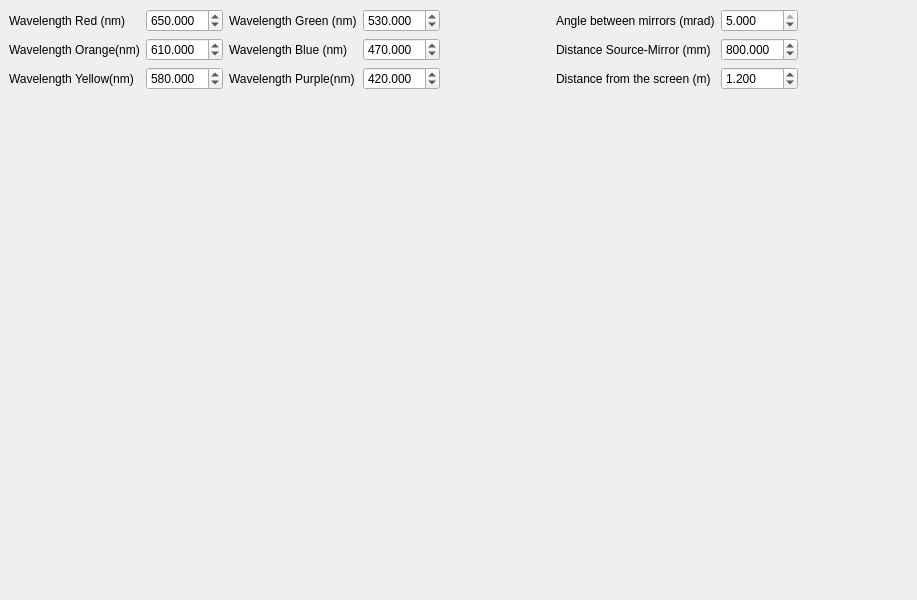
<?xml version="1.0" encoding="UTF-8"?>
<ui version="4.0">
 <class>MainWindow</class>
 <widget class="QMainWindow" name="MainWindow">
  <property name="geometry">
   <rect>
    <x>0</x>
    <y>0</y>
    <width>917</width>
    <height>600</height>
   </rect>
  </property>
  <property name="windowTitle">
   <string>FresnelMirror</string>
  </property>
  <widget class="QWidget" name="centralWidget">
   <layout class="QVBoxLayout" name="verticalLayout_2">
    <item>
     <layout class="QGridLayout" name="gridLayout_2">
      <item row="0" column="2">
       <widget class="QDoubleSpinBox" name="SpinBox_LambdaR">
        <property name="locale">
         <locale language="English" country="UnitedStates"/>
        </property>
        <property name="suffix">
         <string/>
        </property>
        <property name="decimals">
         <number>3</number>
        </property>
        <property name="minimum">
         <double>100.000000000000000</double>
        </property>
        <property name="maximum">
         <double>2000.000000000000000</double>
        </property>
        <property name="singleStep">
         <double>0.100000000000000</double>
        </property>
        <property name="value">
         <double>650.000000000000000</double>
        </property>
       </widget>
      </item>
      <item row="0" column="1">
       <widget class="QLabel" name="label">
        <property name="text">
         <string>Wavelength Red (nm)</string>
        </property>
       </widget>
      </item>
      <item row="1" column="2">
       <widget class="QDoubleSpinBox" name="SpinBox_LambdaO">
        <property name="locale">
         <locale language="English" country="UnitedStates"/>
        </property>
        <property name="decimals">
         <number>3</number>
        </property>
        <property name="minimum">
         <double>100.000000000000000</double>
        </property>
        <property name="maximum">
         <double>2000.000000000000000</double>
        </property>
        <property name="singleStep">
         <double>0.100000000000000</double>
        </property>
        <property name="value">
         <double>610.000000000000000</double>
        </property>
       </widget>
      </item>
      <item row="1" column="1">
       <widget class="QLabel" name="label_5">
        <property name="text">
         <string>Wavelength Orange(nm)</string>
        </property>
       </widget>
      </item>
      <item row="2" column="2">
       <widget class="QDoubleSpinBox" name="SpinBox_LambdaY">
        <property name="locale">
         <locale language="English" country="UnitedStates"/>
        </property>
        <property name="decimals">
         <number>3</number>
        </property>
        <property name="minimum">
         <double>100.000000000000000</double>
        </property>
        <property name="maximum">
         <double>2000.000000000000000</double>
        </property>
        <property name="singleStep">
         <double>0.100000000000000</double>
        </property>
        <property name="value">
         <double>580.000000000000000</double>
        </property>
       </widget>
      </item>
      <item row="0" column="9">
       <widget class="QLabel" name="label_2">
        <property name="text">
         <string>Angle between mirrors (mrad)</string>
        </property>
       </widget>
      </item>
      <item row="0" column="6">
       <widget class="QLabel" name="label_7">
        <property name="text">
         <string>Wavelength Green (nm)</string>
        </property>
       </widget>
      </item>
      <item row="2" column="1">
       <widget class="QLabel" name="label_6">
        <property name="text">
         <string>Wavelength Yellow(nm)</string>
        </property>
       </widget>
      </item>
      <item row="0" column="10">
       <widget class="QDoubleSpinBox" name="SpinBox_Angle">
        <property name="locale">
         <locale language="English" country="UnitedStates"/>
        </property>
        <property name="suffix">
         <string/>
        </property>
        <property name="decimals">
         <number>3</number>
        </property>
        <property name="maximum">
         <double>5.000000000000000</double>
        </property>
        <property name="singleStep">
         <double>0.001000000000000</double>
        </property>
        <property name="value">
         <double>5.000000000000000</double>
        </property>
       </widget>
      </item>
      <item row="0" column="7">
       <widget class="QDoubleSpinBox" name="SpinBox_LambdaG">
        <property name="locale">
         <locale language="English" country="UnitedStates"/>
        </property>
        <property name="decimals">
         <number>3</number>
        </property>
        <property name="minimum">
         <double>100.000000000000000</double>
        </property>
        <property name="maximum">
         <double>2000.000000000000000</double>
        </property>
        <property name="singleStep">
         <double>0.100000000000000</double>
        </property>
        <property name="value">
         <double>530.000000000000000</double>
        </property>
       </widget>
      </item>
      <item row="0" column="8">
       <spacer name="horizontalSpacer">
        <property name="orientation">
         <enum>Qt::Horizontal</enum>
        </property>
        <property name="sizeHint" stdset="0">
         <size>
          <width>40</width>
          <height>20</height>
         </size>
        </property>
       </spacer>
      </item>
      <item row="1" column="9">
       <widget class="QLabel" name="label_3">
        <property name="text">
         <string>Distance Source-Mirror (mm)</string>
        </property>
       </widget>
      </item>
      <item row="1" column="10">
       <widget class="QDoubleSpinBox" name="SpinBox_a">
        <property name="locale">
         <locale language="English" country="UnitedStates"/>
        </property>
        <property name="suffix">
         <string notr="true"/>
        </property>
        <property name="decimals">
         <number>3</number>
        </property>
        <property name="maximum">
         <double>1000.000000000000000</double>
        </property>
        <property name="singleStep">
         <double>0.050000000000000</double>
        </property>
        <property name="value">
         <double>800.000000000000000</double>
        </property>
       </widget>
      </item>
      <item row="2" column="9">
       <widget class="QLabel" name="label_4">
        <property name="text">
         <string>Distance from the screen (m)</string>
        </property>
       </widget>
      </item>
      <item row="2" column="10">
       <widget class="QDoubleSpinBox" name="SpinBox_D">
        <property name="locale">
         <locale language="English" country="UnitedStates"/>
        </property>
        <property name="suffix">
         <string notr="true"/>
        </property>
        <property name="decimals">
         <number>3</number>
        </property>
        <property name="maximum">
         <double>10.000000000000000</double>
        </property>
        <property name="singleStep">
         <double>0.100000000000000</double>
        </property>
        <property name="value">
         <double>1.200000000000000</double>
        </property>
       </widget>
      </item>
      <item row="1" column="6">
       <widget class="QLabel" name="label_8">
        <property name="text">
         <string>Wavelength Blue (nm)</string>
        </property>
       </widget>
      </item>
      <item row="2" column="6">
       <widget class="QLabel" name="label_9">
        <property name="text">
         <string>Wavelength Purple(nm)</string>
        </property>
       </widget>
      </item>
      <item row="1" column="7">
       <widget class="QDoubleSpinBox" name="SpinBox_LambdaB">
        <property name="locale">
         <locale language="English" country="UnitedStates"/>
        </property>
        <property name="decimals">
         <number>3</number>
        </property>
        <property name="minimum">
         <double>100.000000000000000</double>
        </property>
        <property name="maximum">
         <double>2000.000000000000000</double>
        </property>
        <property name="singleStep">
         <double>0.100000000000000</double>
        </property>
        <property name="value">
         <double>470.000000000000000</double>
        </property>
       </widget>
      </item>
      <item row="2" column="7">
       <widget class="QDoubleSpinBox" name="SpinBox_LambdaP">
        <property name="locale">
         <locale language="English" country="UnitedStates"/>
        </property>
        <property name="decimals">
         <number>3</number>
        </property>
        <property name="minimum">
         <double>100.000000000000000</double>
        </property>
        <property name="maximum">
         <double>2000.000000000000000</double>
        </property>
        <property name="singleStep">
         <double>0.100000000000000</double>
        </property>
        <property name="value">
         <double>420.000000000000000</double>
        </property>
       </widget>
      </item>
      <item row="0" column="11">
       <spacer name="horizontalSpacer_2">
        <property name="orientation">
         <enum>Qt::Horizontal</enum>
        </property>
        <property name="sizeHint" stdset="0">
         <size>
          <width>40</width>
          <height>20</height>
         </size>
        </property>
       </spacer>
      </item>
     </layout>
    </item>
    <item>
     <layout class="QVBoxLayout" name="verticalLayout">
      <item>
       <widget class="MPL_WIDGET_2D" name="mplwidget" native="true"/>
      </item>
     </layout>
    </item>
   </layout>
  </widget>
 </widget>
 <customwidgets>
  <customwidget>
   <class>MPL_WIDGET_2D</class>
   <extends>QWidget</extends>
   <header>mplwidget</header>
   <container>1</container>
  </customwidget>
 </customwidgets>
 <resources/>
 <connections/>
</ui>
